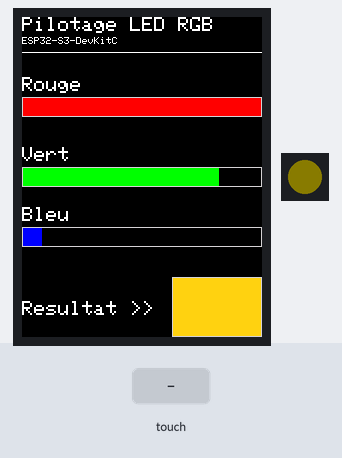
This sketch was run on a simulated ESP32-S3. Shown: 240×320 colour display, 1 RGB LEDs in strip order, left to right. The test bench sets the inputs (shaded band). Dim RGB values are drawn brighter than linear.

Above: at 3.6 s.
3.7 s: screen touched at 13 % across, 30 % down
At 4.0 s:
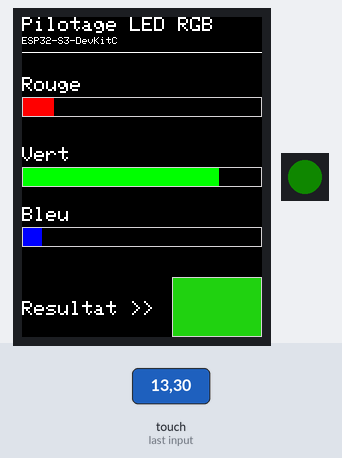
5.2 s: screen touched at 38 % across, 30 % down
At 6.3 s:
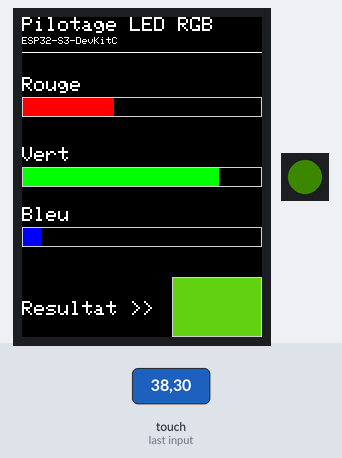
6.7 s: screen touched at 62 % across, 30 % down
At 7.5 s:
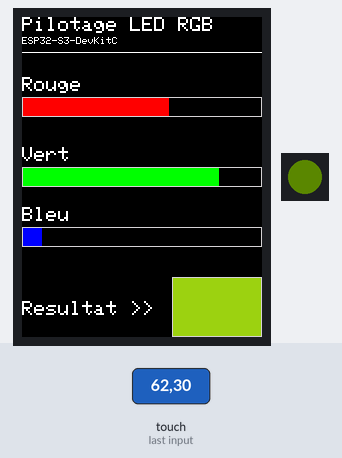
8.2 s: screen touched at 87 % across, 30 % down
At 8.6 s:
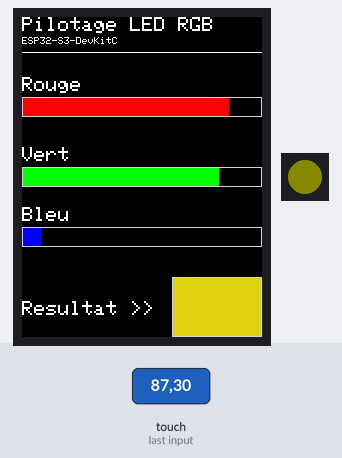
9.7 s: screen touched at 13 % across, 50 % down
At 10.9 s:
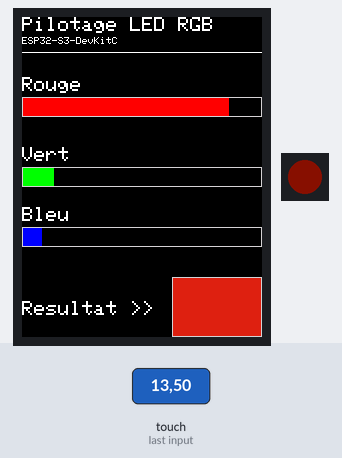
11.2 s: screen touched at 38 % across, 50 % down
At 12.1 s:
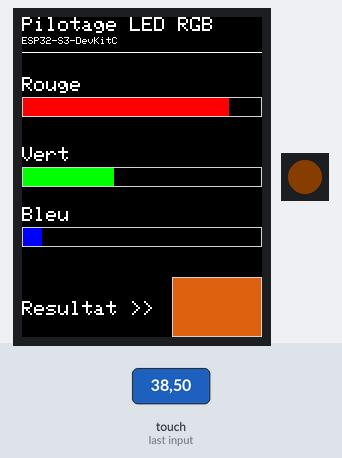
Timing chart, 0 to 13.7 s (numbered marks = the images above; inputs shaded):
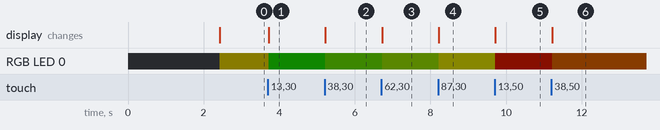

Measured:
- after the input at 3.7 s, RGB LED 0: RGB(10, 9, 0) → RGB(1, 9, 0) at once; the display: changes at once (image 1)
- after the input at 5.2 s, RGB LED 0: RGB(1, 9, 0) → RGB(4, 9, 0) at once; the display: changes at once (image 2)
- after the input at 6.7 s, RGB LED 0: RGB(4, 9, 0) → RGB(6, 9, 0) at once; the display: changes at once (image 3)
- after the input at 8.2 s, RGB LED 0: RGB(6, 9, 0) → RGB(9, 9, 0) at once; the display: changes at once (image 4)
- after the input at 9.7 s, RGB LED 0: RGB(9, 9, 0) → RGB(9, 1, 0) at once; the display: changes at once (image 5)
- after the input at 11.2 s, RGB LED 0: RGB(9, 1, 0) → RGB(9, 4, 0) at once; the display: changes at once (image 6)

The sketch:

g5-ESP32_S3_DevKitC-TFT_ILI9341-piloter-led-RGB-avec-tactile.ino
```cpp
// (licence header left out)
// Inclusion des librairies dont nous aurons besoin ici
#include <TFT_eSPI.h>
#include <Adafruit_NeoPixel.h>

// Constantes
#define BROCHE_NEOPIXEL   48    // Broche GPIO48 pour la WS2812 embarquée sur l'ESP32-S3-DevKitC
#define NBRE_NEOPIXELS     1    // Nombre de LEDs (1 pour une seule, car c'est le cas sur l'ESP32-S3-DevKitC)

// Instanciation de l'objet "TFT_eSPI" (écran TFT, à contrôleur ILI9341)
TFT_eSPI tft = TFT_eSPI();

// Instanciation de l'objet "Adafruit_NeoPixel" (NeoPixel présente sur l'ESP32-S3-DevKitC)
Adafruit_NeoPixel neopixels(NBRE_NEOPIXELS, BROCHE_NEOPIXEL, NEO_GRB + NEO_KHZ800);

// Variables
uint8_t valeur_couleur_rouge;
uint8_t valeur_couleur_verte;
uint8_t valeur_couleur_bleue;
uint16_t tactile_min_X;
uint16_t tactile_min_Y;
uint16_t tactile_max_X;
uint16_t tactile_max_Y;

// ========================
// Initialisation programme
// ========================
void setup() {

  // Initialisation de l'écran TFT
  tft.init();
  tft.setRotation(0);           // 0 = affichage mode "portrait"

  // Calibration de la partie tactile de l'écran TFT
  calibrer_partie_tactile_de_l_ecran_TFT();

  // Efface tout ce qui est affiché sur l'écran TFT
  tft.fillScreen(TFT_BLACK);

  // Initialisation des variables
  valeur_couleur_rouge = 255;
  valeur_couleur_verte = 210;
  valeur_couleur_bleue = 20;

  // Initialisation de la NeoPixel présente sur l'ESP32-S3-DevKitC
  neopixels.begin();
  neopixels.setBrightness(10);      // Réglage de la luminosité (0-255, réglée sur 10 pour éviter de trop tirer sur l'alimentation)

  // Tests
  afficher_elements_graphiques_statiques();
  afficher_elements_graphiques_dynamiques();
  piloter_ESP32_neopixel();

}


// =================
// Boucle principale
// =================
void loop() {

  // Variables temporaires, qui contiendront les coordonnées du "point" touché, et dire si une couleur a été modifiée
  uint16_t touche_x = 0, touche_y = 0;
  bool couleur_modifiee = false;

  // Teste sur une touche "valide" a été détectée sur l'écran
  bool touche_detectee = tft.getTouch(&touche_x, &touche_y);

  // Si une touche valide a été détectée, alors on la traite
  if (touche_detectee) {

    // On regarde si on a touché dans la zone de la barre rouge (élargissement 5 pixels en dessus et en dessous)
    if(touche_y > 75 && touche_y < 105) {
      valeur_couleur_rouge = map(touche_x, 0, 239, 0, 255);
      couleur_modifiee = true;
    }

    // On regarde si on a touché dans la zone de la barre verte (élargissement 5 pixels en dessus et en dessous)
    if(touche_y > 145 && touche_y < 175) {
      valeur_couleur_verte = map(touche_x, 0, 239, 0, 255);
      couleur_modifiee = true;
    }

    // On regarde si on a touché dans la zone de la barre bleue (élargissement 5 pixels en dessus et en dessous)
    if(touche_y > 205 && touche_y < 235) {
      valeur_couleur_bleue = map(touche_x, 0, 239, 0, 255);
      couleur_modifiee = true;
    }

    // Si une couleur a été modifiée, alors on met à jour les éléments graphiques dynamiques à l'écran, et la neopixel de l'ESP32
    if(couleur_modifiee) {
      afficher_elements_graphiques_dynamiques();
      piloter_ESP32_neopixel();
    }

  }

}


// =================================================
// Fonction : afficher éléments graphiques statiques
// =================================================
void afficher_elements_graphiques_statiques() {

  // Définition de la couleur des textes
  tft.setTextColor(TFT_WHITE);


  // -------------------
  // Titre et sous-titre
  // -------------------

  // Affichage du titre, en haut
  tft.setTextSize(2);
  tft.setCursor(0, 0);
  tft.print("Pilotage LED RGB");

  // Affichage du sous-titre
  tft.setTextSize(1);
  tft.setCursor(0, 20);
  tft.print("ESP32-S3-DevKitC");

  // Soulignage du sous-titre
  tft.drawLine(0, 35, 239, 35, TFT_WHITE);


  // -------------------
  // Barre pour le rouge
  // -------------------

  // Texte pour le rouge
  tft.setTextSize(2);
  tft.setCursor(0, 60);
  tft.print("Rouge");

  // Barre pour le rouge
  tft.drawRect(0, 80, 240, 20, TFT_LIGHTGREY);


  // ------------------
  // Barre pour le vert
  // ------------------

  // Texte pour le vert
  tft.setTextSize(2);
  tft.setCursor(0, 130);
  tft.print("Vert");

  // Barre pour le vert
  tft.drawRect(0, 150, 240, 20, TFT_LIGHTGREY);


  // ------------------
  // Barre pour le bleu
  // ------------------

  // Texte pour le bleu
  tft.setTextSize(2);
  tft.setCursor(0, 190);
  tft.print("Bleu");

  // Barre pour le bleu
  tft.drawRect(0, 210, 240, 20, TFT_LIGHTGREY);


  // ------------
  // Partie basse
  // ------------

  // Texte "Résultat"
  tft.setTextSize(2);
  tft.setCursor(0, 284);
  tft.print("Resultat >>");

  // Cadre pour le résultat
  tft.drawRect(150, 260, 90, 60, TFT_LIGHTGREY);

}


// =================================================================================================
// Fonction : conversion de composantes rouge/vert/bleu 8 bits en valeur résultante 16 bits (RGB565)
// =================================================================================================
uint16_t convertir_RGB_8bits_vers_RGB565(uint8_t rouge, uint8_t vert, uint8_t bleu) {
  // Réduire les valeurs 8 bits à 5/6/5 bits, pour coller au "standard" RGB 565
  uint16_t r = (rouge >> 3);    // 8 bits -> 5 bits (0-31)
  uint16_t g = (vert >> 2);     // 8 bits -> 6 bits (0-63)
  uint16_t b = (bleu >> 3);     // 8 bits -> 5 bits (0-31)

  // Combiner en une valeur 16 bits (RGB565)
  return (r << 11) | (g << 5) | b;
}


// ==================================================
// Fonction : afficher éléments graphiques dynamiques
// ==================================================
void afficher_elements_graphiques_dynamiques() {

  // Contrainte des différentes valeurs
  uint8_t largeur_barre_rouge = map(valeur_couleur_rouge, 0, 255, 1, 238);
  uint8_t largeur_barre_verte = map(valeur_couleur_verte, 0, 255, 1, 238);
  uint8_t largeur_barre_bleue = map(valeur_couleur_bleue, 0, 255, 1, 238);

  // Remplissage des barres de couleur
  tft.fillRect(1, 81, largeur_barre_rouge, 18, TFT_RED);
  tft.fillRect(1, 151, largeur_barre_verte, 18, TFT_GREEN);
  tft.fillRect(1, 211, largeur_barre_bleue, 18, TFT_BLUE);

  // Remplissage des parties non remplies, au niveau des barres de couleur
  tft.fillRect(largeur_barre_rouge + 1, 81, 238 - largeur_barre_rouge, 18, TFT_BLACK);
  tft.fillRect(largeur_barre_verte + 1, 151, 238 - largeur_barre_verte, 18, TFT_BLACK);
  tft.fillRect(largeur_barre_bleue + 1, 211, 238 - largeur_barre_bleue, 18, TFT_BLACK);

  // Détermination de la couleur résultante (et passage au format 16 bits / RGB565)
  uint16_t couleur_resultante = convertir_RGB_8bits_vers_RGB565(valeur_couleur_rouge, valeur_couleur_verte, valeur_couleur_bleue);

  // Remplissage de la couleur résultante
  tft.fillRect(151, 261, 88, 58, couleur_resultante);

}


// ===================================================
// Fonction : piloter la NeoPixel présente sur l'ESP32
// ===================================================
void piloter_ESP32_neopixel() {

  // Définition des composants R(ouge), G(reen), B(lue), pour la neopixel embarquée sur l'ESP32-S3-DevKitC
  neopixels.setPixelColor(0, neopixels.Color(valeur_couleur_rouge, valeur_couleur_verte, valeur_couleur_bleue));

  // Mise à jour de la NeoPixel
  neopixels.show();

}


// ====================================================
// Fonction : calibrer la partie tactile de l'écran TFT
// ====================================================
void calibrer_partie_tactile_de_l_ecran_TFT()
{

  // Variable temporaire
  uint16_t donnees_de_calibration[5];

  // Début de calibration
  tft.fillScreen(TFT_BLACK);
  tft.setTextSize(2);
  tft.setTextColor(TFT_LIGHTGREY, TFT_BLACK);

  tft.setCursor(10, 40);
  tft.println("Touchez les coins,");
  tft.setCursor(30, 65);
  tft.println("comme indique !");

  tft.calibrateTouch(donnees_de_calibration, TFT_WHITE, TFT_BLACK, 15);

  // Calibration terminée
  tft.fillScreen(TFT_BLACK);
  tft.setCursor(40, 60);
  tft.println("Calibration");
  tft.setCursor(40, 85);
  tft.println("terminee !");
  tft.setCursor(40, 160);
  tft.println("Demarrage...");

  // Petite pause, avant de passer à la suite
  delay(2000);

}
```
